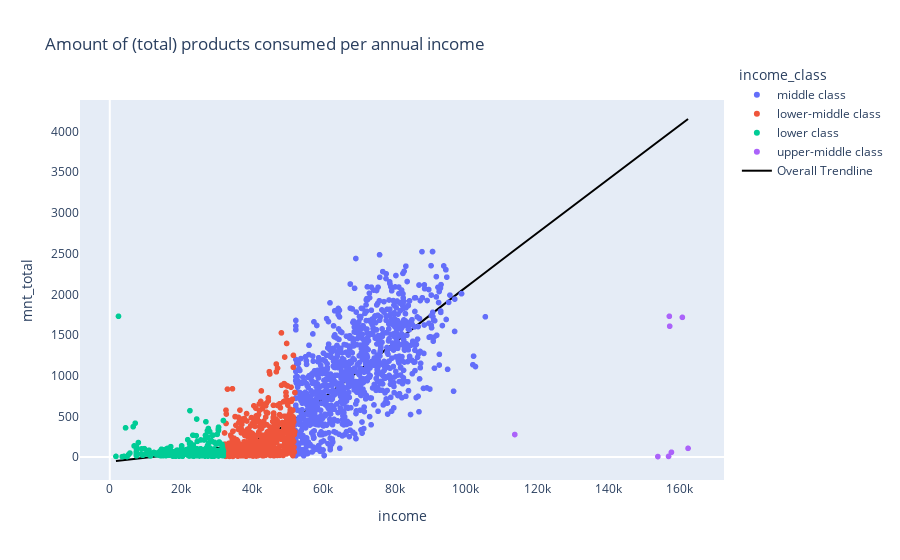

Notebook source saved alongside this figure:
### Markdown cell above
#### Product consumption correlation to `income`

### Code cell
fig, ax = plt.subplots(2,3,figsize=(24,6)) # Create subplots

# Create plots for individual products consumed
sns.scatterplot(data=df, x="income", y="mnt_wines", hue="income_class", ax=ax[0,0])
sns.scatterplot(data=df, x="income", y="mnt_fruits", hue="income_class", ax=ax[0,1])
sns.scatterplot(data=df, x="income", y="mnt_meat_products", hue="income_class", ax=ax[0,2])
sns.scatterplot(data=df, x="income", y="mnt_fish_products", hue="income_class", ax=ax[1,0])
sns.scatterplot(data=df, x="income", y="mnt_sweet_products", hue="income_class", ax=ax[1,1])
sns.scatterplot(data=df, x="income", y="mnt_gold_prods", hue="income_class", ax=ax[1,2])

# Create plotly plot for total products consumed
fig = px.scatter(df, x="income", y="mnt_total",color="income_class", color_continuous_scale='Agsunset_r', 
    trendline="lowess",trendline_scope="overall", trendline_color_override="black",
    title="Amount of (total) products consumed per annual income")

fig.update_xaxes(showgrid=False, zeroline=True)
fig.update_yaxes(showgrid=False, zeroline=True)
fig.update_layout(legend=dict(yanchor="top",y=1.1))

### Figure 1 — Plotly figure (JSON) as saved in the notebook; plotly's stock layout.template omitted (floating-point values rounded to 4 significant figures; data arrays with more than 128 entries replaced by an {"elided": "..."} marker saying what was removed)
{"data": [{"hovertemplate": "income_class=middle class<br>income=%{x}<br>mnt_total=%{y}<extra></extra>", "legendgroup": "middle class", "marker": {"color": "#636efa", "symbol": "circle"}, "mode": "markers", "name": "middle class", "showlegend": true, "type": "scattergl", "x": {"elided": "1107 float values"}, "xaxis": "x", "y": {"elided": "1107 int values"}, "yaxis": "y"}, {"hovertemplate": "income_class=lower-middle class<br>income=%{x}<br>mnt_total=%{y}<extra></extra>", "legendgroup": "lower-middle class", "marker": {"color": "#EF553B", "symbol": "circle"}, "mode": "markers", "name": "lower-middle class", "showlegend": true, "type": "scattergl", "x": {"elided": "682 int values"}, "xaxis": "x", "y": {"elided": "682 int values"}, "yaxis": "y"}, {"hovertemplate": "income_class=lower class<br>income=%{x}<br>mnt_total=%{y}<extra></extra>", "legendgroup": "lower class", "marker": {"color": "#00cc96", "symbol": "circle"}, "mode": "markers", "name": "lower class", "showlegend": true, "type": "scattergl", "x": {"elided": "443 int values"}, "xaxis": "x", "y": {"elided": "443 int values"}, "yaxis": "y"}, {"hovertemplate": "income_class=upper-middle class<br>income=%{x}<br>mnt_total=%{y}<extra></extra>", "legendgroup": "upper-middle class", "marker": {"color": "#ab63fa", "symbol": "circle"}, "mode": "markers", "name": "upper-middle class", "showlegend": true, "type": "scattergl", "x": [113734, 157146, 160803, 162397, 157733, 153924, 156924, 157243], "xaxis": "x", "y": [277, 1730, 1717, 107, 59, 6, 8, 1608], "yaxis": "y"}, {"hovertemplate": "<b>LOWESS trendline</b><br><br>income=%{x}<br>mnt_total=%{y} <b>(trend)</b><extra></extra>", "legendgroup": "Overall Trendline", "line": {"color": "black"}, "mode": "lines", "name": "Overall Trendline", "showlegend": true, "type": "scatter", "x": {"elided": "2240 float values"}, "xaxis": "x", "y": {"elided": "2240 float values"}, "yaxis": "y"}], "layout": {"legend": {"title": {"text": "income_class"}, "tracegroupgap": 0, "y": 1.1, "yanchor": "top"}, "title": {"text": "Amount of (total) products consumed per annual income"}, "xaxis": {"anchor": "y", "domain": [0, 1], "showgrid": false, "title": {"text": "income"}, "zeroline": true}, "yaxis": {"anchor": "x", "domain": [0, 1], "showgrid": false, "title": {"text": "mnt_total"}, "zeroline": true}}}
